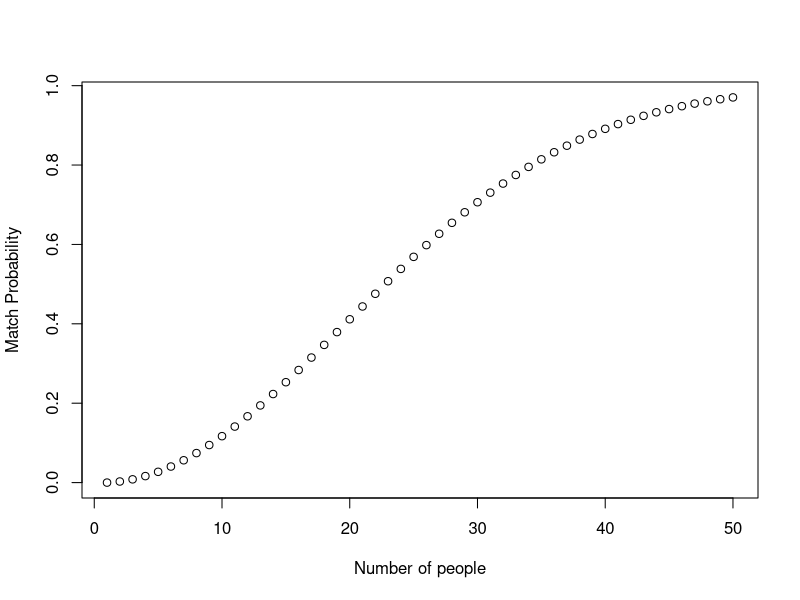

The R script that drew this image:
# question6

birthday <- function(n){
  return(pbirthday(n, 365, 2))
}


# plot
p <- c()

for(n in 1: 50){
  p[n] <- birthday(n)
}

plot(p, xlab = "Number of people", ylab="Match Probability")